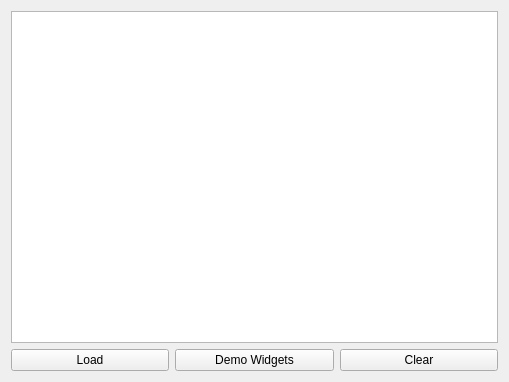
<?xml version="1.0" encoding="UTF-8"?>
<ui version="4.0">
 <class>GraphicsItem</class>
 <widget class="QMainWindow" name="GraphicsItem">
  <property name="geometry">
   <rect>
    <x>0</x>
    <y>0</y>
    <width>509</width>
    <height>382</height>
   </rect>
  </property>
  <property name="windowTitle">
   <string>GraphicsItem</string>
  </property>
  <widget class="QWidget" name="centralWidget">
   <layout class="QGridLayout" name="gridLayout">
    <item row="0" column="0" colspan="3">
     <widget class="QGraphicsView" name="graphicsView"/>
    </item>
    <item row="1" column="0">
     <widget class="QPushButton" name="pushButton">
      <property name="text">
       <string>Load</string>
      </property>
     </widget>
    </item>
    <item row="1" column="2">
     <widget class="QPushButton" name="pushButton_2">
      <property name="text">
       <string>Clear</string>
      </property>
     </widget>
    </item>
    <item row="1" column="1">
     <widget class="QPushButton" name="pushButton_3">
      <property name="text">
       <string>Demo Widgets</string>
      </property>
     </widget>
    </item>
   </layout>
  </widget>
 </widget>
 <layoutdefault spacing="6" margin="11"/>
 <resources/>
 <connections/>
</ui>
